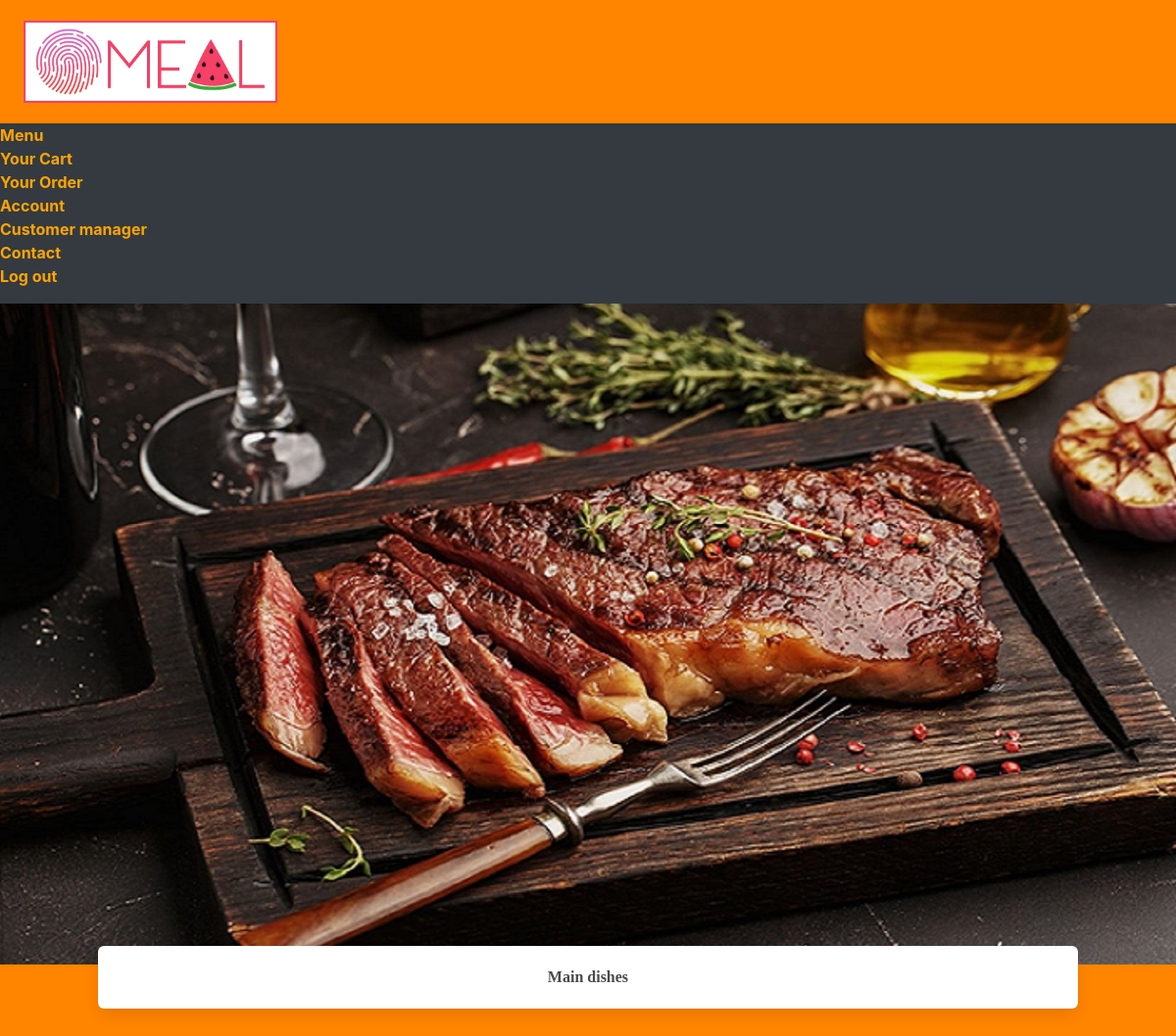
The app's page /main_dishes, older data.
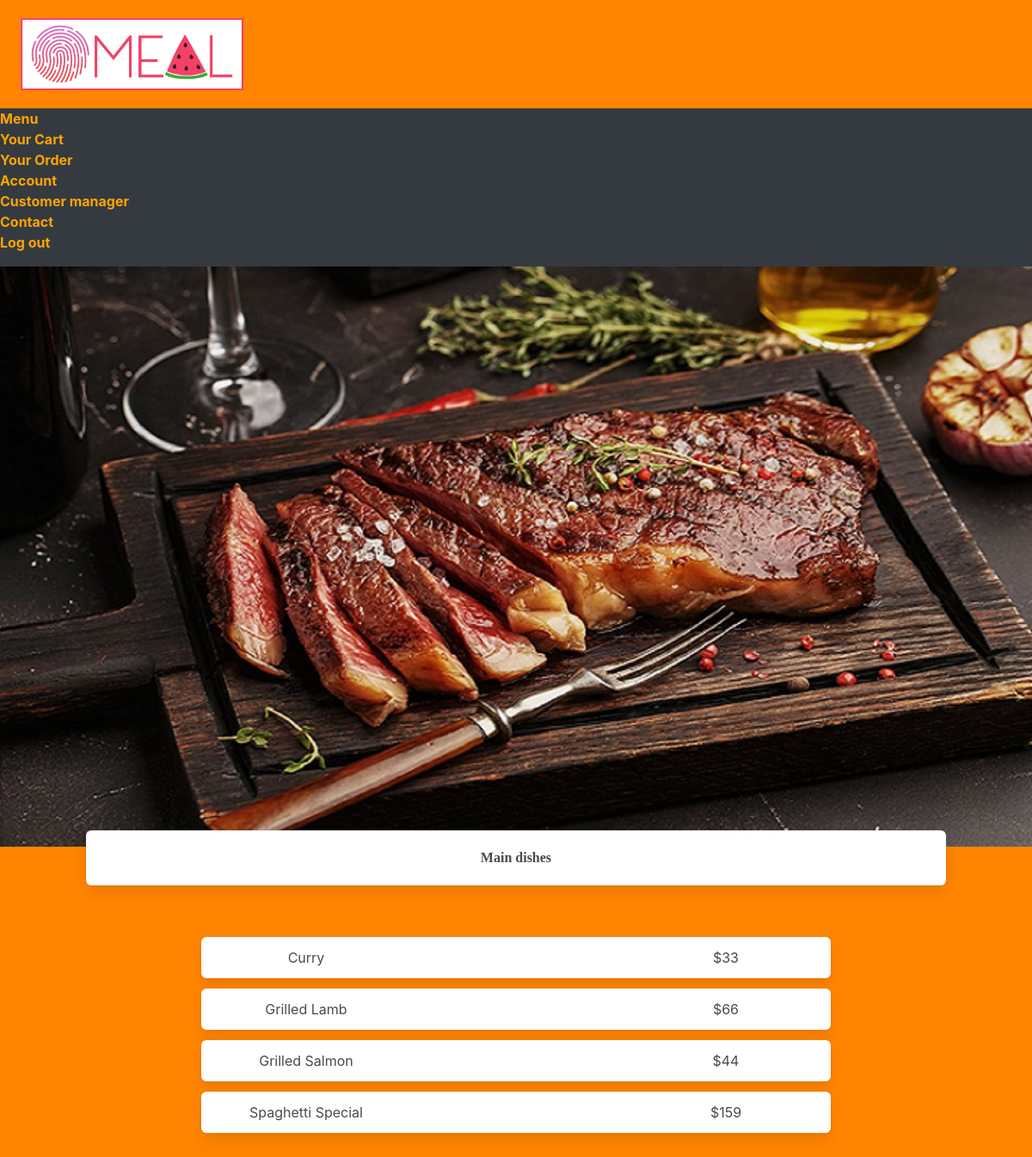
The same page, newer data.
### main.py (models this page shows, shortened)
class MainDishes(db.Model):
    id = db.Column(db.Integer, primary_key=True)
    name = db.Column(db.String(200), nullable=False)
    price = db.Column(db.Integer)

### main.py (the view)
@main.route('/main_dishes', methods=['GET'])
def main_dishes():
    dishes = MainDishes.query.order_by(MainDishes.id).all()
    return render_template('view_option/view_menu/main_dishes.html', dishes=dishes)

### templates/view_option/view_menu/main_dishes.html (shortened to what this page needs)
{% extends "base.html" %}
{% block head%}
    <link rel= "stylesheet" type= "text/css" href= "{{ url_for('static',filename='styles/view_menu/style_each_menu.css') }}">
{%endblock%}
{% block body%}
<img class = "food-img" src="../../../static/img/main_dishes.jpg" alt="">
<div class="box choosing-option has-text-weight-bold">Main dishes</div>
<section class="section">
    {% for dish in dishes %}
    <div class="container">
        <div class=" columns has-text-centered is-mobile">
            <div class="column is-1"></div>
            <a href="/main_dishes/{{dish.id}}" class="column box has-text-centered is-8">
                <div class="columns is-mobile">
                    <div class="column is1">{{ dish.name }}</div>
                    <div class="column is7"></div>
                    <div class="column is4">${{ dish.price }}</div>
                </div>
            </a>
            <div class="column is-1"></div>
        </div>
    </div>
    {% endfor %}
</section>
{%endblock%}

Row changes from the older to the newer data that the page shows:
added MainDishes: name "Curry", price "33"
added MainDishes: name "Grilled Lamb", price "66"
added MainDishes: name "Grilled Salmon", price "44"
added MainDishes: name "Spaghetti Special", price "159"
